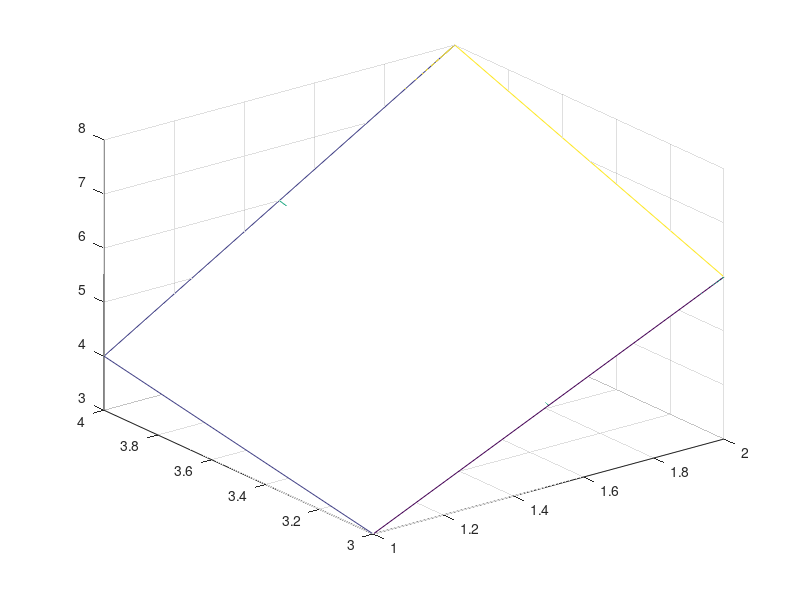
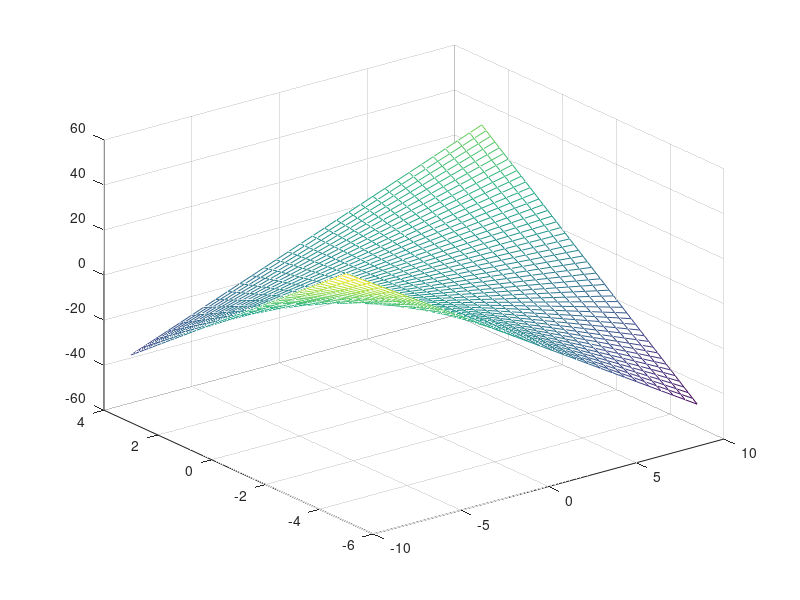

Here is the MATLAB script that generated these plots, in order:
%% meshgrid - Example 1
x = [1,2,1.5];
y = [4,3];

[xx,yy] = meshgrid(x,y);
z = xx.*yy; % multiplying every 2 elements in each place

figure 
mesh(xx,yy,z);

%% meshgrid - Example 2
x = linspace(-10,10,30);
y = linspace(-5,3,50);

[xx,yy] = meshgrid(x,y);
z = xx.*yy; % multiplying every 2 elements in each place

figure 
mesh(xx,yy,z);